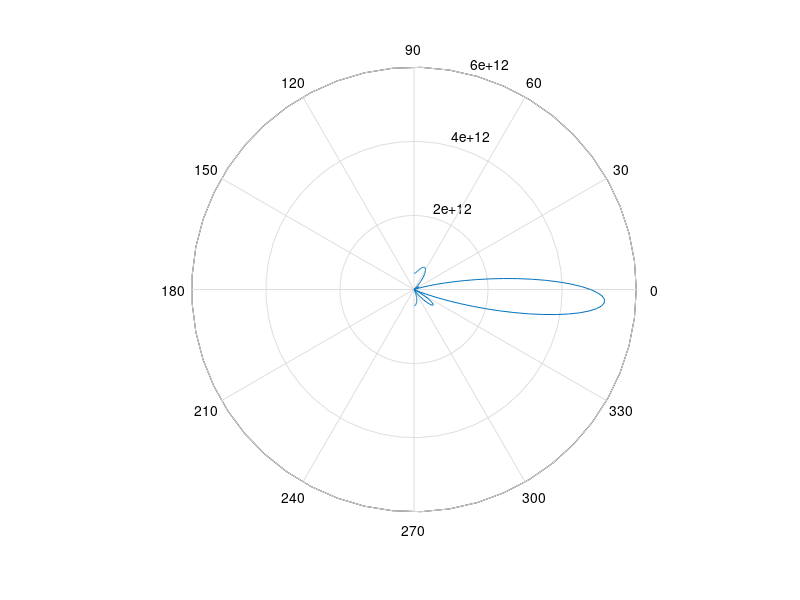
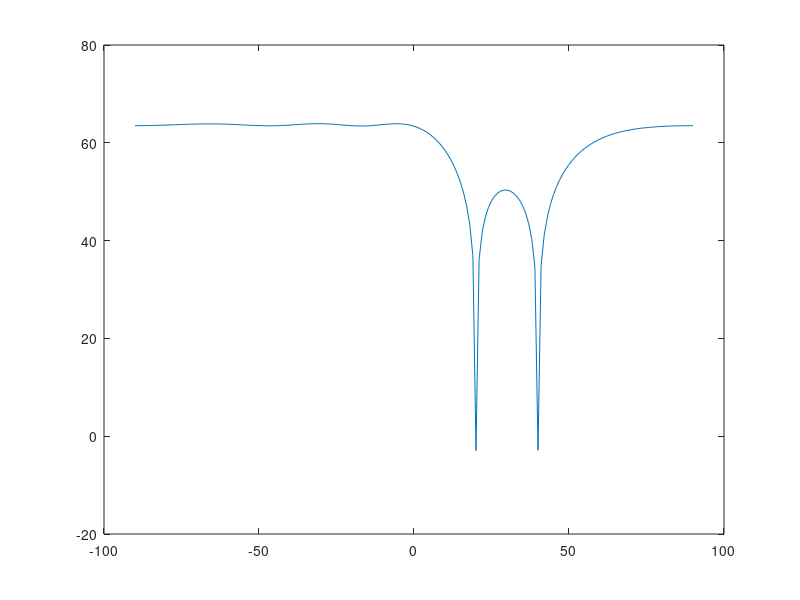

MATLAB code for these plots, in order:
N=5;
l=0.3;
d = l/2;

theta = 0/180*pi;
dphi = 2*pi*d*sin(theta)/l;

n = (0:N-1)';
s = exp(j*dphi*n);

y = s;


theta1 = 20/180*pi;
dphi1 = 2*pi*d*sin(theta1)/l;
s1 = exp(j*dphi1*n);
theta2 = 40/180*pi;
dphi2 = 2*pi*d*sin(theta2)/l;
s2 = exp(j*dphi2*n);

%R = s1*s1' + s2*s2' + 0.001*eye(N);
R = zeros(N);
K=1000;
for k=1:K
    a1 = randn(1) + j * randn(1);
    a2 = randn(1) + j * randn(1);
    nn = a1 *s1 + a2 * s2 + 0.001*(randn(N,1)+j*randn(N,1));
    R = R + nn * nn';
end
R = R/K;

y = s + s1 + s2;

theta = [-90:90]/180*pi;
for k=1:length(theta)
    dphi = 2*pi*d*sin(theta(k) )/l;
    s = exp(j*dphi*n);
    w = inv(R)*s;
    T(k) = abs(w'*y)^2;
    
    SNR(k) = s'*inv(R)*s;
end
polar(theta,T)

figure
plot(theta/pi*180, 10*log10( SNR ));